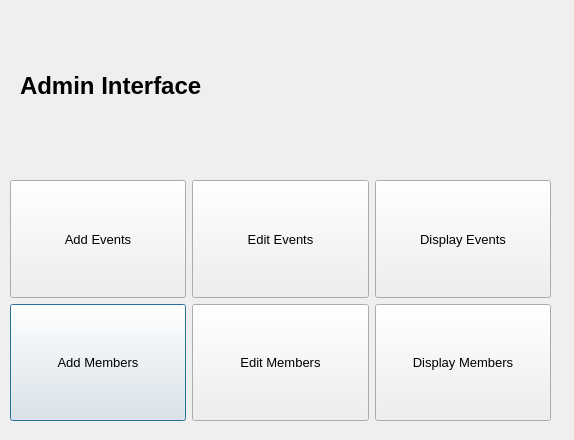
<?xml version="1.0" encoding="UTF-8"?>
<ui version="4.0">
 <class>Admin_login</class>
 <widget class="QDialog" name="Admin_login">
  <property name="geometry">
   <rect>
    <x>0</x>
    <y>0</y>
    <width>574</width>
    <height>440</height>
   </rect>
  </property>
  <property name="windowTitle">
   <string>Admin Interface</string>
  </property>
  <widget class="QLabel" name="label">
   <property name="geometry">
    <rect>
     <x>20</x>
     <y>60</y>
     <width>211</width>
     <height>51</height>
    </rect>
   </property>
   <property name="font">
    <font>
     <pointsize>18</pointsize>
     <weight>75</weight>
     <bold>true</bold>
    </font>
   </property>
   <property name="text">
    <string>Admin Interface</string>
   </property>
  </widget>
  <widget class="QWidget" name="gridLayoutWidget">
   <property name="geometry">
    <rect>
     <x>10</x>
     <y>180</y>
     <width>541</width>
     <height>241</height>
    </rect>
   </property>
   <layout class="QGridLayout" name="gridLayout_2">
    <item row="2" column="0">
     <widget class="QPushButton" name="member_btn">
      <property name="sizePolicy">
       <sizepolicy hsizetype="Minimum" vsizetype="Preferred">
        <horstretch>0</horstretch>
        <verstretch>0</verstretch>
       </sizepolicy>
      </property>
      <property name="font">
       <font>
        <pointsize>10</pointsize>
       </font>
      </property>
      <property name="text">
       <string>Add Members</string>
      </property>
     </widget>
    </item>
    <item row="2" column="1">
     <widget class="QPushButton" name="pushButton_6">
      <property name="sizePolicy">
       <sizepolicy hsizetype="Minimum" vsizetype="Preferred">
        <horstretch>0</horstretch>
        <verstretch>0</verstretch>
       </sizepolicy>
      </property>
      <property name="font">
       <font>
        <pointsize>10</pointsize>
       </font>
      </property>
      <property name="text">
       <string>Edit Members</string>
      </property>
     </widget>
    </item>
    <item row="0" column="1">
     <widget class="QPushButton" name="pushButton">
      <property name="sizePolicy">
       <sizepolicy hsizetype="Minimum" vsizetype="Preferred">
        <horstretch>0</horstretch>
        <verstretch>0</verstretch>
       </sizepolicy>
      </property>
      <property name="font">
       <font>
        <pointsize>10</pointsize>
       </font>
      </property>
      <property name="text">
       <string>Edit Events</string>
      </property>
     </widget>
    </item>
    <item row="2" column="2">
     <widget class="QPushButton" name="pushButton_3">
      <property name="sizePolicy">
       <sizepolicy hsizetype="Minimum" vsizetype="Preferred">
        <horstretch>0</horstretch>
        <verstretch>0</verstretch>
       </sizepolicy>
      </property>
      <property name="font">
       <font>
        <pointsize>10</pointsize>
       </font>
      </property>
      <property name="text">
       <string>Display Members</string>
      </property>
     </widget>
    </item>
    <item row="0" column="2">
     <widget class="QPushButton" name="pushButton_2">
      <property name="sizePolicy">
       <sizepolicy hsizetype="Minimum" vsizetype="Preferred">
        <horstretch>0</horstretch>
        <verstretch>0</verstretch>
       </sizepolicy>
      </property>
      <property name="font">
       <font>
        <pointsize>10</pointsize>
       </font>
      </property>
      <property name="text">
       <string>Display Events</string>
      </property>
     </widget>
    </item>
    <item row="0" column="0">
     <widget class="QPushButton" name="event_btn">
      <property name="sizePolicy">
       <sizepolicy hsizetype="Minimum" vsizetype="Preferred">
        <horstretch>0</horstretch>
        <verstretch>0</verstretch>
       </sizepolicy>
      </property>
      <property name="font">
       <font>
        <pointsize>10</pointsize>
       </font>
      </property>
      <property name="text">
       <string>Add Events</string>
      </property>
     </widget>
    </item>
   </layout>
  </widget>
  <widget class="QLabel" name="admin_inter_icon">
   <property name="geometry">
    <rect>
     <x>320</x>
     <y>20</y>
     <width>161</width>
     <height>141</height>
    </rect>
   </property>
   <property name="text">
    <string/>
   </property>
  </widget>
 </widget>
 <resources/>
 <connections/>
</ui>
